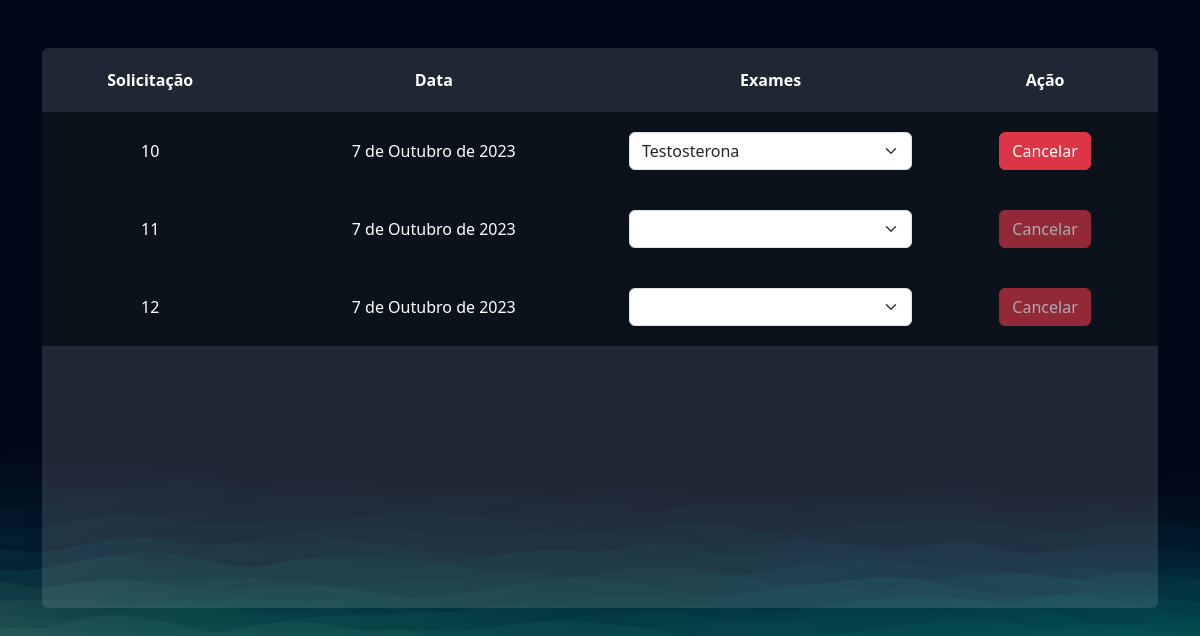
/exames/gerenciar_pedidos/ (signed in), run on the app's committed database.
### exames/models.py (models this page shows, shortened)
class PedidosExames(models.Model):
    usuario = models.ForeignKey(User, on_delete=models.DO_NOTHING)
    exames = models.ManyToManyField(SolicitacaoExame)
    agendado = models.BooleanField(default=True)
    data = models.DateField()

### exames/views.py (the view)
# urls.py: path('gerenciar_pedidos/', views.gerenciar_pedidos, name='gerenciar_pedidos'),
@login_required
def gerenciar_pedidos(request):
    pedidos_exames = PedidosExames.objects.filter(usuario = request.user)
    return render(request, 'gerenciar_pedidos.html', {'pedidos_exames': pedidos_exames})

### exames/templates/gerenciar_pedidos.html (shortened to what this page needs)
{% extends "bases/base.html" %}
{% load static %}
{% block 'head' %}
    <link href="{% static 'exames/css/css.css' %}" rel="stylesheet">
    <link href="{% static 'exames/css/gerenciar_pedidos.css' %}" rel="stylesheet">
{% endblock 'head' %}
{% block 'conteudo' %}
    <br>
    <br>
    <div class="container">
        <div class="card card-view">
            <table>
                <tr>
                  <th>Solicitação</th>
                  <th>Data</th>
                  <th>Exames</th>
                  <th>Ação</th>
                </tr>
                {% for pedidos in pedidos_exames %}
                    <tr class="linha-tabela">
                        <td>{{pedidos.id}}</td>
                        <td>{{pedidos.data}}</td>
                        <td>
                            <select class="form-select">
                                {% for exame in pedidos.exames.all %}
                                    <option style="color: black"  value="">{{exame.exame.nome}}</option>
                                {% endfor %}
                            </select>
                        </td>
                        <td>
                            <a href="{% url "cancelar_pedido" pedidos.id %}"  class="btn btn-danger {% if not pedidos.agendado %} disabled {% endif %}">Cancelar</a>
                        </td>
                    </tr>
                {% endfor %}
              </table>
        </div>
    </div>
{% endblock 'conteudo' %}

### templates/static/geral/CSS/base.css (style rules this page uses)
:root { --main-color: #151C34; --dark-color: #0C121C ; --light-color: #6DE6EE; --contrast-color: #f4c96b; --differential-color: #066668; }
* { color: white }

### templates/static/exames/CSS/css.css (style rules this page uses)
body { background-image: url('/static/geral/img/bg2.png'); background-size: cover; }
.card { background-color: rgba(217, 217, 217, .14); color: white; padding: 15px; }

### templates/static/exames/CSS/gerenciar_pedidos.css (style rules this page uses)
.linha-tabela { background-color: var(--dark-color); height: 20px; }
td, th { padding: 20px; }
.card-view { text-align: center; padding: 0; border: none; height: 70vh; }

### data on the page
PedidosExames: id "10", data "7 de Outubro de 2023"
PedidosExames: id "11", data "7 de Outubro de 2023"
PedidosExames: id "12", data "7 de Outubro de 2023"

### other printed values
form field value "Testosterona"
